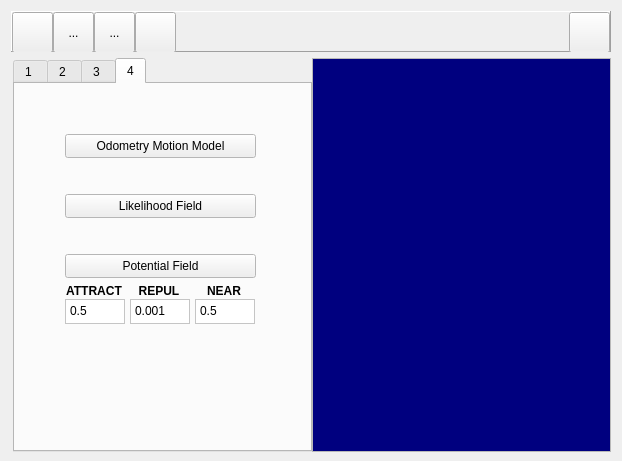
<?xml version="1.0" encoding="UTF-8"?>
<ui version="4.0">
 <class>MainFrame</class>
 <widget class="QDialog" name="MainFrame">
  <property name="geometry">
   <rect>
    <x>0</x>
    <y>0</y>
    <width>622</width>
    <height>461</height>
   </rect>
  </property>
  <property name="sizePolicy">
   <sizepolicy hsizetype="Preferred" vsizetype="Minimum">
    <horstretch>0</horstretch>
    <verstretch>0</verstretch>
   </sizepolicy>
  </property>
  <property name="minimumSize">
   <size>
    <width>0</width>
    <height>461</height>
   </size>
  </property>
  <property name="windowTitle">
   <string>Homeworks</string>
  </property>
  <property name="modal">
   <bool>false</bool>
  </property>
  <layout class="QVBoxLayout" name="verticalLayout">
   <item>
    <widget class="QFrame" name="frame">
     <property name="sizePolicy">
      <sizepolicy hsizetype="Preferred" vsizetype="Fixed">
       <horstretch>0</horstretch>
       <verstretch>0</verstretch>
      </sizepolicy>
     </property>
     <property name="minimumSize">
      <size>
       <width>0</width>
       <height>41</height>
      </size>
     </property>
     <property name="maximumSize">
      <size>
       <width>16777215</width>
       <height>41</height>
      </size>
     </property>
     <property name="frameShape">
      <enum>QFrame::Panel</enum>
     </property>
     <property name="frameShadow">
      <enum>QFrame::Raised</enum>
     </property>
     <layout class="QHBoxLayout" name="horizontalLayout_3">
      <property name="spacing">
       <number>0</number>
      </property>
      <property name="leftMargin">
       <number>0</number>
      </property>
      <property name="topMargin">
       <number>0</number>
      </property>
      <property name="rightMargin">
       <number>0</number>
      </property>
      <property name="bottomMargin">
       <number>0</number>
      </property>
      <item>
       <widget class="QToolButton" name="buttonOpen">
        <property name="enabled">
         <bool>true</bool>
        </property>
        <property name="sizePolicy">
         <sizepolicy hsizetype="Minimum" vsizetype="Minimum">
          <horstretch>0</horstretch>
          <verstretch>0</verstretch>
         </sizepolicy>
        </property>
        <property name="minimumSize">
         <size>
          <width>41</width>
          <height>41</height>
         </size>
        </property>
        <property name="maximumSize">
         <size>
          <width>41</width>
          <height>41</height>
         </size>
        </property>
        <property name="toolTip">
         <string>open an image file</string>
        </property>
        <property name="layoutDirection">
         <enum>Qt::LeftToRight</enum>
        </property>
        <property name="autoFillBackground">
         <bool>false</bool>
        </property>
        <property name="text">
         <string/>
        </property>
        <property name="icon">
         <iconset resource="images/mainframe.qrc">
          <normaloff>:/open.png</normaloff>:/open.png</iconset>
        </property>
        <property name="iconSize">
         <size>
          <width>41</width>
          <height>41</height>
         </size>
        </property>
        <property name="checkable">
         <bool>false</bool>
        </property>
        <property name="autoRepeat">
         <bool>false</bool>
        </property>
        <property name="autoExclusive">
         <bool>false</bool>
        </property>
        <property name="popupMode">
         <enum>QToolButton::DelayedPopup</enum>
        </property>
        <property name="toolButtonStyle">
         <enum>Qt::ToolButtonIconOnly</enum>
        </property>
        <property name="autoRaise">
         <bool>false</bool>
        </property>
       </widget>
      </item>
      <item>
       <widget class="QToolButton" name="toolButton_2">
        <property name="sizePolicy">
         <sizepolicy hsizetype="Minimum" vsizetype="Minimum">
          <horstretch>0</horstretch>
          <verstretch>0</verstretch>
         </sizepolicy>
        </property>
        <property name="minimumSize">
         <size>
          <width>41</width>
          <height>41</height>
         </size>
        </property>
        <property name="maximumSize">
         <size>
          <width>41</width>
          <height>41</height>
         </size>
        </property>
        <property name="text">
         <string>...</string>
        </property>
       </widget>
      </item>
      <item>
       <widget class="QToolButton" name="toolButton_3">
        <property name="sizePolicy">
         <sizepolicy hsizetype="Minimum" vsizetype="Minimum">
          <horstretch>0</horstretch>
          <verstretch>0</verstretch>
         </sizepolicy>
        </property>
        <property name="minimumSize">
         <size>
          <width>41</width>
          <height>41</height>
         </size>
        </property>
        <property name="maximumSize">
         <size>
          <width>41</width>
          <height>41</height>
         </size>
        </property>
        <property name="text">
         <string>...</string>
        </property>
       </widget>
      </item>
      <item>
       <widget class="QToolButton" name="buttonDeleteContents">
        <property name="sizePolicy">
         <sizepolicy hsizetype="Minimum" vsizetype="Minimum">
          <horstretch>0</horstretch>
          <verstretch>0</verstretch>
         </sizepolicy>
        </property>
        <property name="minimumSize">
         <size>
          <width>41</width>
          <height>41</height>
         </size>
        </property>
        <property name="maximumSize">
         <size>
          <width>41</width>
          <height>41</height>
         </size>
        </property>
        <property name="toolTip">
         <string>close all forms</string>
        </property>
        <property name="autoFillBackground">
         <bool>false</bool>
        </property>
        <property name="text">
         <string/>
        </property>
        <property name="icon">
         <iconset resource="images/mainframe.qrc">
          <normaloff>:/1-21.png</normaloff>:/1-21.png</iconset>
        </property>
        <property name="iconSize">
         <size>
          <width>41</width>
          <height>41</height>
         </size>
        </property>
       </widget>
      </item>
      <item>
       <spacer name="horizontalSpacer">
        <property name="orientation">
         <enum>Qt::Horizontal</enum>
        </property>
        <property name="sizeHint" stdset="0">
         <size>
          <width>40</width>
          <height>20</height>
         </size>
        </property>
       </spacer>
      </item>
      <item>
       <widget class="QToolButton" name="buttonShowList">
        <property name="sizePolicy">
         <sizepolicy hsizetype="Minimum" vsizetype="Minimum">
          <horstretch>0</horstretch>
          <verstretch>0</verstretch>
         </sizepolicy>
        </property>
        <property name="minimumSize">
         <size>
          <width>41</width>
          <height>41</height>
         </size>
        </property>
        <property name="maximumSize">
         <size>
          <width>41</width>
          <height>41</height>
         </size>
        </property>
        <property name="toolTip">
         <string>show the list view</string>
        </property>
        <property name="text">
         <string/>
        </property>
        <property name="icon">
         <iconset resource="images/mainframe.qrc">
          <normaloff>:/2-3.png</normaloff>:/2-3.png</iconset>
        </property>
        <property name="iconSize">
         <size>
          <width>82</width>
          <height>41</height>
         </size>
        </property>
       </widget>
      </item>
     </layout>
    </widget>
   </item>
   <item>
    <layout class="QHBoxLayout" name="horizontalLayout">
     <property name="spacing">
      <number>0</number>
     </property>
     <property name="leftMargin">
      <number>2</number>
     </property>
     <item>
      <widget class="QTabWidget" name="tabWidget">
       <property name="sizePolicy">
        <sizepolicy hsizetype="Fixed" vsizetype="Expanding">
         <horstretch>0</horstretch>
         <verstretch>0</verstretch>
        </sizepolicy>
       </property>
       <property name="minimumSize">
        <size>
         <width>299</width>
         <height>394</height>
        </size>
       </property>
       <property name="palette">
        <palette>
         <active>
          <colorrole role="Light">
           <brush brushstyle="SolidPattern">
            <color alpha="255">
             <red>255</red>
             <green>255</green>
             <blue>255</blue>
            </color>
           </brush>
          </colorrole>
          <colorrole role="Base">
           <brush brushstyle="SolidPattern">
            <color alpha="255">
             <red>255</red>
             <green>255</green>
             <blue>255</blue>
            </color>
           </brush>
          </colorrole>
          <colorrole role="Window">
           <brush brushstyle="SolidPattern">
            <color alpha="255">
             <red>255</red>
             <green>255</green>
             <blue>255</blue>
            </color>
           </brush>
          </colorrole>
          <colorrole role="NoRole">
           <brush brushstyle="SolidPattern">
            <color alpha="255">
             <red>255</red>
             <green>85</green>
             <blue>0</blue>
            </color>
           </brush>
          </colorrole>
         </active>
         <inactive>
          <colorrole role="Light">
           <brush brushstyle="SolidPattern">
            <color alpha="255">
             <red>255</red>
             <green>255</green>
             <blue>255</blue>
            </color>
           </brush>
          </colorrole>
          <colorrole role="Base">
           <brush brushstyle="SolidPattern">
            <color alpha="255">
             <red>255</red>
             <green>255</green>
             <blue>255</blue>
            </color>
           </brush>
          </colorrole>
          <colorrole role="Window">
           <brush brushstyle="SolidPattern">
            <color alpha="255">
             <red>255</red>
             <green>255</green>
             <blue>255</blue>
            </color>
           </brush>
          </colorrole>
          <colorrole role="NoRole">
           <brush brushstyle="SolidPattern">
            <color alpha="255">
             <red>255</red>
             <green>85</green>
             <blue>0</blue>
            </color>
           </brush>
          </colorrole>
         </inactive>
         <disabled>
          <colorrole role="Light">
           <brush brushstyle="SolidPattern">
            <color alpha="255">
             <red>255</red>
             <green>255</green>
             <blue>255</blue>
            </color>
           </brush>
          </colorrole>
          <colorrole role="Base">
           <brush brushstyle="SolidPattern">
            <color alpha="255">
             <red>255</red>
             <green>255</green>
             <blue>255</blue>
            </color>
           </brush>
          </colorrole>
          <colorrole role="Window">
           <brush brushstyle="SolidPattern">
            <color alpha="255">
             <red>255</red>
             <green>255</green>
             <blue>255</blue>
            </color>
           </brush>
          </colorrole>
          <colorrole role="NoRole">
           <brush brushstyle="SolidPattern">
            <color alpha="255">
             <red>255</red>
             <green>85</green>
             <blue>0</blue>
            </color>
           </brush>
          </colorrole>
         </disabled>
        </palette>
       </property>
       <property name="cursor">
        <cursorShape>ArrowCursor</cursorShape>
       </property>
       <property name="autoFillBackground">
        <bool>false</bool>
       </property>
       <property name="tabPosition">
        <enum>QTabWidget::North</enum>
       </property>
       <property name="tabShape">
        <enum>QTabWidget::Rounded</enum>
       </property>
       <property name="currentIndex">
        <number>3</number>
       </property>
       <property name="iconSize">
        <size>
         <width>31</width>
         <height>31</height>
        </size>
       </property>
       <property name="elideMode">
        <enum>Qt::ElideMiddle</enum>
       </property>
       <widget class="QWidget" name="tab_1">
        <attribute name="title">
         <string>1 </string>
        </attribute>
        <widget class="QPushButton" name="buttonAStar">
         <property name="geometry">
          <rect>
           <x>70</x>
           <y>60</y>
           <width>141</width>
           <height>31</height>
          </rect>
         </property>
         <property name="font">
          <font>
           <family>맑은 고딕</family>
           <pointsize>10</pointsize>
          </font>
         </property>
         <property name="text">
          <string>Run A*</string>
         </property>
        </widget>
        <widget class="QLabel" name="label_17">
         <property name="geometry">
          <rect>
           <x>80</x>
           <y>21</y>
           <width>56</width>
           <height>12</height>
          </rect>
         </property>
         <property name="font">
          <font>
           <family>맑은 고딕</family>
          </font>
         </property>
         <property name="text">
          <string>Source</string>
         </property>
        </widget>
        <widget class="QLabel" name="label_18">
         <property name="geometry">
          <rect>
           <x>160</x>
           <y>21</y>
           <width>56</width>
           <height>12</height>
          </rect>
         </property>
         <property name="font">
          <font>
           <family>맑은 고딕</family>
          </font>
         </property>
         <property name="text">
          <string>Goal</string>
         </property>
        </widget>
        <widget class="QWidget" name="layoutWidget">
         <property name="geometry">
          <rect>
           <x>71</x>
           <y>36</y>
           <width>139</width>
           <height>25</height>
          </rect>
         </property>
         <layout class="QHBoxLayout" name="horizontalLayout_9">
          <item>
           <widget class="QLineEdit" name="editSourceNode">
            <property name="text">
             <string>A</string>
            </property>
            <property name="alignment">
             <set>Qt::AlignCenter</set>
            </property>
           </widget>
          </item>
          <item>
           <widget class="QLineEdit" name="editGoalNode">
            <property name="text">
             <string>Q</string>
            </property>
            <property name="alignment">
             <set>Qt::AlignCenter</set>
            </property>
           </widget>
          </item>
         </layout>
        </widget>
       </widget>
       <widget class="QWidget" name="tab_2">
        <attribute name="title">
         <string>2 </string>
        </attribute>
        <widget class="QPushButton" name="visibilityAstar">
         <property name="geometry">
          <rect>
           <x>60</x>
           <y>60</y>
           <width>151</width>
           <height>31</height>
          </rect>
         </property>
         <property name="text">
          <string>Run A*</string>
         </property>
        </widget>
        <widget class="QPushButton" name="visibilityMap">
         <property name="geometry">
          <rect>
           <x>60</x>
           <y>20</y>
           <width>151</width>
           <height>31</height>
          </rect>
         </property>
         <property name="text">
          <string>make visibilitymap</string>
         </property>
        </widget>
       </widget>
       <widget class="QWidget" name="tab">
        <attribute name="title">
         <string>3 </string>
        </attribute>
        <widget class="QPushButton" name="voronoiDiagram">
         <property name="geometry">
          <rect>
           <x>70</x>
           <y>90</y>
           <width>131</width>
           <height>31</height>
          </rect>
         </property>
         <property name="text">
          <string>Voronoi Diagram</string>
         </property>
        </widget>
        <widget class="QPushButton" name="voronoiAstar">
         <property name="geometry">
          <rect>
           <x>70</x>
           <y>140</y>
           <width>131</width>
           <height>31</height>
          </rect>
         </property>
         <property name="text">
          <string>Run A*</string>
         </property>
        </widget>
       </widget>
       <widget class="QWidget" name="tab_3">
        <attribute name="title">
         <string>4</string>
        </attribute>
        <widget class="QPushButton" name="odometryMotion">
         <property name="geometry">
          <rect>
           <x>50</x>
           <y>50</y>
           <width>191</width>
           <height>24</height>
          </rect>
         </property>
         <property name="text">
          <string>Odometry Motion Model</string>
         </property>
        </widget>
        <widget class="QPushButton" name="likelihoodField">
         <property name="geometry">
          <rect>
           <x>50</x>
           <y>110</y>
           <width>191</width>
           <height>24</height>
          </rect>
         </property>
         <property name="text">
          <string>Likelihood Field</string>
         </property>
        </widget>
        <widget class="QPushButton" name="PotentialField">
         <property name="geometry">
          <rect>
           <x>50</x>
           <y>170</y>
           <width>191</width>
           <height>24</height>
          </rect>
         </property>
         <property name="text">
          <string>Potential Field</string>
         </property>
        </widget>
        <widget class="QPlainTextEdit" name="attParam">
         <property name="geometry">
          <rect>
           <x>50</x>
           <y>215</y>
           <width>60</width>
           <height>25</height>
          </rect>
         </property>
         <property name="plainText">
          <string>0.5</string>
         </property>
        </widget>
        <widget class="QPlainTextEdit" name="repulParam">
         <property name="geometry">
          <rect>
           <x>115</x>
           <y>215</y>
           <width>60</width>
           <height>25</height>
          </rect>
         </property>
         <property name="plainText">
          <string>0.001</string>
         </property>
        </widget>
        <widget class="QPlainTextEdit" name="repulNearParam">
         <property name="geometry">
          <rect>
           <x>180</x>
           <y>215</y>
           <width>60</width>
           <height>25</height>
          </rect>
         </property>
         <property name="plainText">
          <string>0.5</string>
         </property>
        </widget>
        <widget class="QLabel" name="label">
         <property name="geometry">
          <rect>
           <x>45</x>
           <y>200</y>
           <width>68</width>
           <height>15</height>
          </rect>
         </property>
         <property name="text">
          <string>&lt;html&gt;&lt;head/&gt;&lt;body&gt;&lt;p align=&quot;center&quot;&gt;&lt;span style=&quot; font-weight:600;&quot;&gt;ATTRACT&lt;/span&gt;&lt;/p&gt;&lt;/body&gt;&lt;/html&gt;</string>
         </property>
        </widget>
        <widget class="QLabel" name="label_2">
         <property name="geometry">
          <rect>
           <x>110</x>
           <y>200</y>
           <width>68</width>
           <height>15</height>
          </rect>
         </property>
         <property name="text">
          <string>&lt;html&gt;&lt;head/&gt;&lt;body&gt;&lt;p align=&quot;center&quot;&gt;&lt;span style=&quot; font-weight:600;&quot;&gt;REPUL&lt;/span&gt;&lt;/p&gt;&lt;/body&gt;&lt;/html&gt;</string>
         </property>
        </widget>
        <widget class="QLabel" name="label_3">
         <property name="geometry">
          <rect>
           <x>175</x>
           <y>200</y>
           <width>68</width>
           <height>15</height>
          </rect>
         </property>
         <property name="text">
          <string>&lt;html&gt;&lt;head/&gt;&lt;body&gt;&lt;p align=&quot;center&quot;&gt;&lt;span style=&quot; font-weight:600;&quot;&gt;NEAR&lt;/span&gt;&lt;/p&gt;&lt;/body&gt;&lt;/html&gt;</string>
         </property>
        </widget>
       </widget>
      </widget>
     </item>
     <item>
      <widget class="QListWidget" name="listWidget">
       <property name="sizePolicy">
        <sizepolicy hsizetype="Ignored" vsizetype="Minimum">
         <horstretch>0</horstretch>
         <verstretch>0</verstretch>
        </sizepolicy>
       </property>
       <property name="minimumSize">
        <size>
         <width>0</width>
         <height>394</height>
        </size>
       </property>
       <property name="palette">
        <palette>
         <active>
          <colorrole role="WindowText">
           <brush brushstyle="SolidPattern">
            <color alpha="255">
             <red>255</red>
             <green>255</green>
             <blue>0</blue>
            </color>
           </brush>
          </colorrole>
          <colorrole role="Text">
           <brush brushstyle="SolidPattern">
            <color alpha="255">
             <red>255</red>
             <green>255</green>
             <blue>255</blue>
            </color>
           </brush>
          </colorrole>
          <colorrole role="Base">
           <brush brushstyle="SolidPattern">
            <color alpha="255">
             <red>0</red>
             <green>0</green>
             <blue>127</blue>
            </color>
           </brush>
          </colorrole>
          <colorrole role="PlaceholderText">
           <brush brushstyle="NoBrush">
            <color alpha="128">
             <red>255</red>
             <green>255</green>
             <blue>255</blue>
            </color>
           </brush>
          </colorrole>
         </active>
         <inactive>
          <colorrole role="WindowText">
           <brush brushstyle="SolidPattern">
            <color alpha="255">
             <red>255</red>
             <green>255</green>
             <blue>0</blue>
            </color>
           </brush>
          </colorrole>
          <colorrole role="Text">
           <brush brushstyle="SolidPattern">
            <color alpha="255">
             <red>255</red>
             <green>255</green>
             <blue>255</blue>
            </color>
           </brush>
          </colorrole>
          <colorrole role="Base">
           <brush brushstyle="SolidPattern">
            <color alpha="255">
             <red>0</red>
             <green>0</green>
             <blue>127</blue>
            </color>
           </brush>
          </colorrole>
          <colorrole role="PlaceholderText">
           <brush brushstyle="NoBrush">
            <color alpha="128">
             <red>255</red>
             <green>255</green>
             <blue>255</blue>
            </color>
           </brush>
          </colorrole>
         </inactive>
         <disabled>
          <colorrole role="WindowText">
           <brush brushstyle="SolidPattern">
            <color alpha="255">
             <red>120</red>
             <green>120</green>
             <blue>120</blue>
            </color>
           </brush>
          </colorrole>
          <colorrole role="Text">
           <brush brushstyle="SolidPattern">
            <color alpha="255">
             <red>120</red>
             <green>120</green>
             <blue>120</blue>
            </color>
           </brush>
          </colorrole>
          <colorrole role="Base">
           <brush brushstyle="SolidPattern">
            <color alpha="255">
             <red>240</red>
             <green>240</green>
             <blue>240</blue>
            </color>
           </brush>
          </colorrole>
          <colorrole role="PlaceholderText">
           <brush brushstyle="NoBrush">
            <color alpha="128">
             <red>255</red>
             <green>255</green>
             <blue>255</blue>
            </color>
           </brush>
          </colorrole>
         </disabled>
        </palette>
       </property>
       <property name="font">
        <font>
         <family>Times New Roman</family>
         <pointsize>10</pointsize>
        </font>
       </property>
      </widget>
     </item>
    </layout>
   </item>
  </layout>
 </widget>
 <layoutdefault spacing="6" margin="11"/>
 <resources>
  <include location="images/mainframe.qrc"/>
 </resources>
 <connections/>
</ui>
